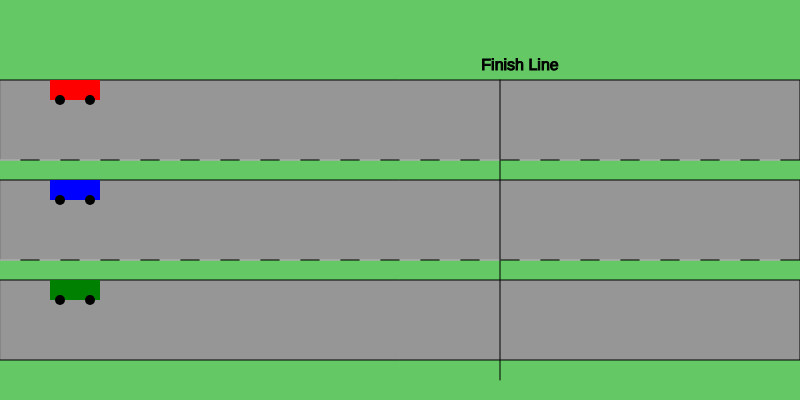
Frame 1 (no input)
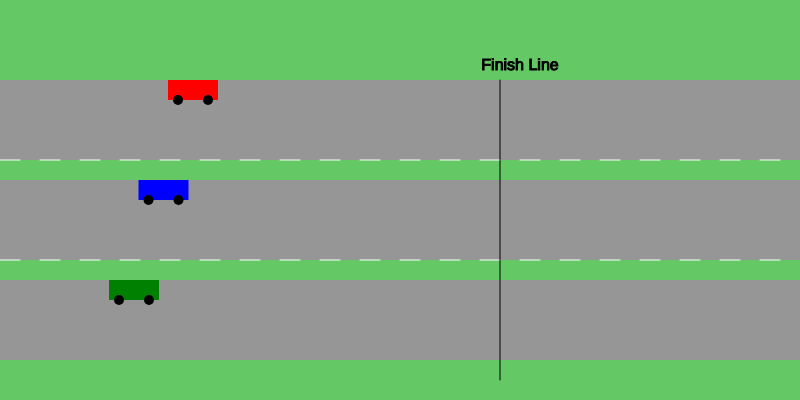
Frame 60 (no input)
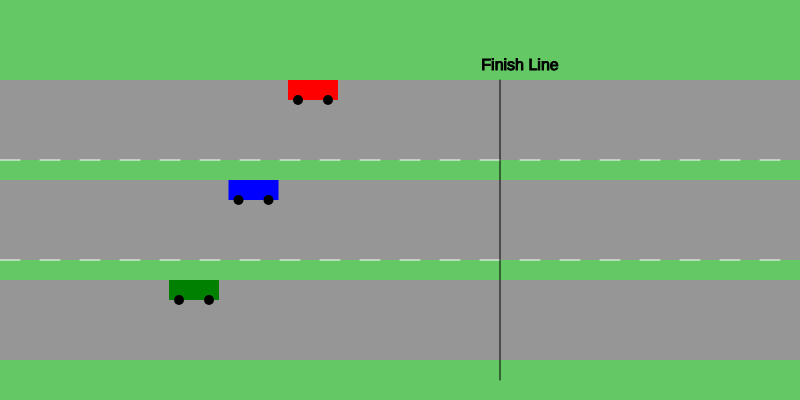
Frame 120 (the mouse pressed at the canvas centre since frame 60)

The p5.js sketch that drew these frames (run headless with seeded random() and noise() and a simulated clock; from frame 60 on, the mouse is pressed at the canvas centre):

// p5.js sketch
// ── sketch.js
let cars = []
let raceInProgress = true
let finishLine = 500

function setup() {
  createCanvas(800, 400)

  cars.push(new Car(50, 100, 2, "red"))
  cars.push(new Car(50, 200, 1.5, "blue"))
  cars.push(new Car(50, 300, 1, "green"))
}

function draw() {
  background(100, 200, 100)

  fill(150);
  rect(0, 80, width, 80)
  rect(0, 180, width, 80)
  rect(0, 280, width, 80)

  stroke(255);
  for (let y = 160; y <= 320; y += 100) {
    for (let x = 0; x < width; x += 40) {
      line(x, y, x + 20, y)
    }
  }

  stroke(0);
  line(finishLine, 80, finishLine, height - 20)
  fill(0)
  textSize(16)
  textAlign(CENTER)
  text("Finish Line", finishLine + 20, 70)

  for (let car of cars) {
    car.display()
    if (raceInProgress) {
      car.move()
    }
  }

  for (let car of cars) {
    if (car.x > finishLine) {
      raceInProgress = false
      textSize(24)
      fill(0)
      text("Race Finished!", width / 2, height / 2)
    }
  }
}

class Car {
  constructor(x, y, speed, color) {
    this.x = x
    this.y = y
    this.speed = speed
    this.color = color
    this.boostPower = 1
  }


  move() {
    this.x += this.speed
  }

  display() {
    fill(this.color)
    noStroke()

    rect(this.x, this.y - 20, 50, 20)

    fill(0)
    ellipse(this.x + 10, this.y, 10, 10)
    ellipse(this.x + 40, this.y, 10, 10)
  }

  boost() {
    this.x += this.boostPower * 30
  }

  isClicked(mx, my) {
    return mx > this.x && mx < this.x + 50 && my > this.y - 20 && my < this.y
  }
}

function mousePressed() {
  for (let car of cars) {
    if (car.isClicked(mouseX, mouseY)) {
      car.boost()
    }
  }
}
